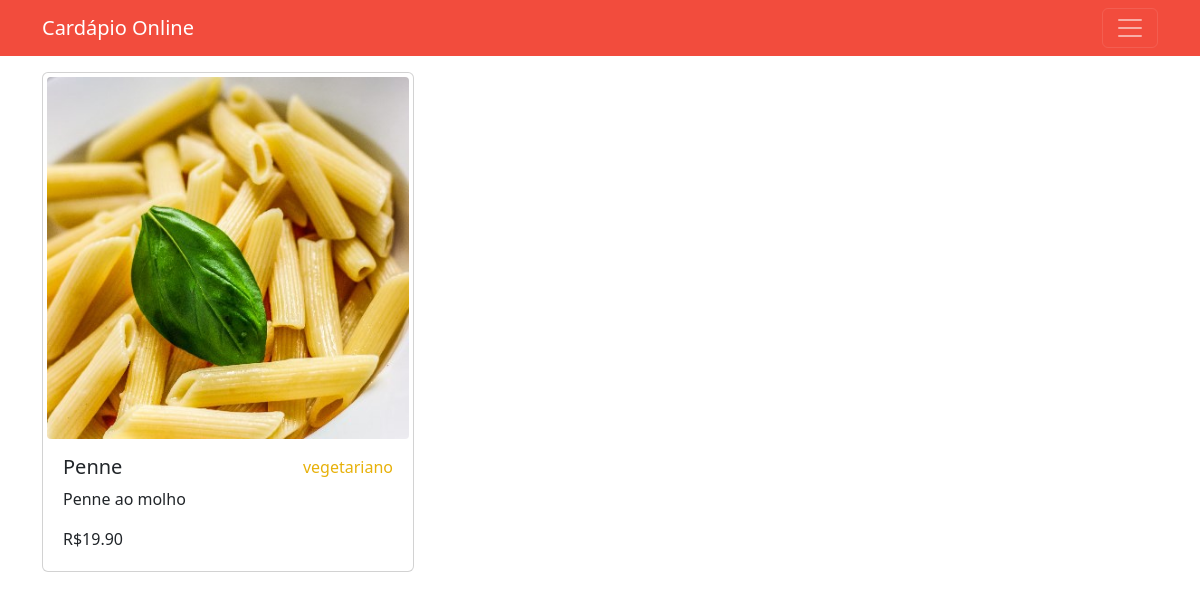
Screenshot of /produto/penne with the database file from the repository.
### tables this page shows
CREATE TABLE produto (
    codigo TEXT PRIMARY KEY,
    codigo_cardapio TEXT NOT NULL,
    nome TEXT NOT NULL UNIQUE,
    descricao TEXT NOT NULL,
    preco REAL NOT NULL,
    restricao TEXT NOT NULL,
	FOREIGN KEY(codigo_cardapio) REFERENCES cardapio(codigo)
	ON UPDATE RESTRICT ON DELETE RESTRICT
);

### jinja.py (the view)
@app.get('/produto/{codigo_produto}', response_class=HTMLResponse)
async def obter_produto(request: Request, codigo_produto: str,
    repo_produto: Annotated[RepositorioProduto, Depends(obter_repo_produto)]):
    produto = repo_produto.consultar_produto(codigo_produto)
    if not produto:
        return templates.TemplateResponse('nao_encontrado.jinja', {'request': request})
    return templates.TemplateResponse('pagina_produto.jinja', {'request': request,
        'produto': produto})

### templates/pagina_produto.jinja (shortened to what this page needs)
<!DOCTYPE html>
<html lang="pt-BR">
<head>
    <link href="https://cdn.jsdelivr.net/npm/bootstrap@5.3.0/dist/css/bootstrap.min.css" rel="stylesheet">
</head>
<body>
    {% include "navbar.jinja" %}
    <div class="container mt-3 mb-3">
        <div class="col-md-4">
            {% include "card_produto.jinja" %}
        </div>
    </div>
</body>
</html>

### templates/card_produto.jinja
<a class="text-decoration-none" href="{{url_for('obter_produto', codigo_produto=produto.codigo)}}">
  <div class="card p-1">
    <img src="{{url_for('static', path='/'+produto.codigo+'.jpg')}}" class="card-img-top rounded-1" alt="{{produto.nome}}">
    <div class="card-body">
      <div class="d-flex flex-row justify-content-between">
        <h5 class="card-title">{{produto.nome}}</h5>
        {% if produto.restricao == 'vegano' %}
          <span class="card-text" style="color: #898121;">{{produto.restricao}}</span>
        {% elif produto.restricao == 'vegetariano' %}
          <span class="card-text" style="color: #E7B10A;">{{produto.restricao}}</span>
        {% endif %}
      </div>
      <p class="card-text">{{produto.descricao}}</p>
      <p class="card-text">R${{"%0.2f" | format(produto.preco)}}</p>
    </div>
  </div>
</a>

### rows the page displays
produto: codigo (picture), nome "Penne", restricao "vegetariano", descricao "Penne ao molho", preco "19.90"
